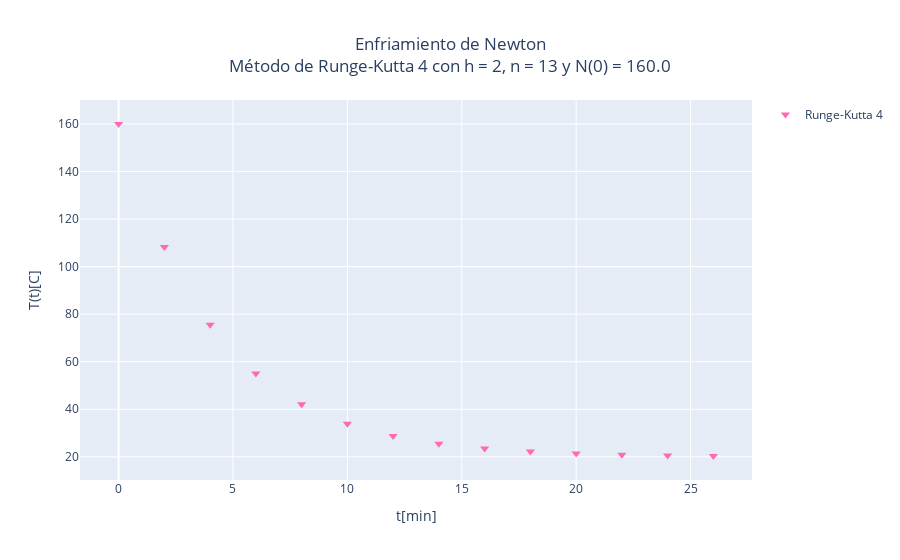

This figure's notebook cell:
### Markdown cell above
## Runge-Kutta de orden 4

### Code cell
def metodo_RK_4(f, t_0, y_0, h, n_pasos):
    valores_y_RK_4 = [y_0] # Lista de valores de y
    valores_t = [t_0] # Vector de tiempo

    # Iterar sobre el número de pasos y aplicar el método de Runge-Kutta 4
    for i in range(n_pasos):
        valores_t.append(valores_t[i] + h) # ¡¡¡NO MODIFICAR!!!
        k1 = h * f(valores_y_RK_4[i]) # ¡¡¡NO MODIFICAR!!!
        k2 = h * f(valores_y_RK_4[i] + k1/2) # ¡¡¡NO MODIFICAR!!!
        k3 = h * f(valores_y_RK_4[i] + k2/2) # ¡¡¡NO MODIFICAR!!!
        k4 = h * f(valores_y_RK_4[i] + k3) # ¡¡¡NO MODIFICAR!!!
        y_nueva = valores_y_RK_4[i] + 1/6 * (k1 + 2*k2 + 2*k3 + k4) # ¡¡¡NO MODIFICAR!!!
        valores_y_RK_4.append(y_nueva) # ¡¡¡NO MODIFICAR!!!

    # Graficar
    titulo = f'Enfriamiento de Newton<br>Método de Runge-Kutta 4 con h = {round(h,3)}, n = {n_pasos} y N(0) = {round(y_0,3)}' # ¡¡¡NO MODIFICAR!!!
    eje_x = 't[min]' # Nombre del eje x
    eje_y = 'T(t)[C]' # Nombre del eje y

    fig = go.Figure() # ¡¡¡NO MODIFICAR!!!
    fig.update_layout(title=titulo, title_x=0.5, xaxis_title=eje_x, yaxis_title=eje_y) # ¡¡¡NO MODIFICAR!!!
    plot_RK_4 = go.Scatter(x=valores_t, y=valores_y_RK_4, mode='markers', marker=dict(size=8, symbol='triangle-down'), name='Runge-Kutta 4', marker_color='hotpink', showlegend=True) # ¡¡¡NO MODIFICAR!!!
    fig.add_trace(plot_RK_4) # ¡¡¡NO MODIFICAR!!!
    fig.show() # ¡¡¡NO MODIFICAR!!!
    return plot_RK_4 # ¡¡¡NO MODIFICAR!!!

plot_RK_4 = metodo_RK_4(f_real, t_0, y_0, h, n_pasos) # Graficar método de Runge-Kutta 4

### Figure 1 — Plotly figure (JSON) as saved in the notebook; plotly's stock layout.template omitted (floating-point values rounded to 4 significant figures)
{"data": [{"marker": {"color": "hotpink", "size": 8, "symbol": "triangle-down"}, "mode": "markers", "name": "Runge-Kutta 4", "showlegend": true, "type": "scatter", "x": [0, 2, 4, 6, 8, 10, 12, 14, 16, 18, 20, 22, 24, 26], "y": [160, 108.2, 75.59, 55.03, 42.07, 33.91, 28.76, 25.52, 23.48, 22.19, 21.38, 20.87, 20.55, 20.35]}], "layout": {"title": {"text": "Enfriamiento de Newton<br>Método de Runge-Kutta 4 con h = 2, n = 13 y N(0) = 160.0", "x": 0.5}, "xaxis": {"title": {"text": "t[min]"}}, "yaxis": {"title": {"text": "T(t)[C]"}}}}
